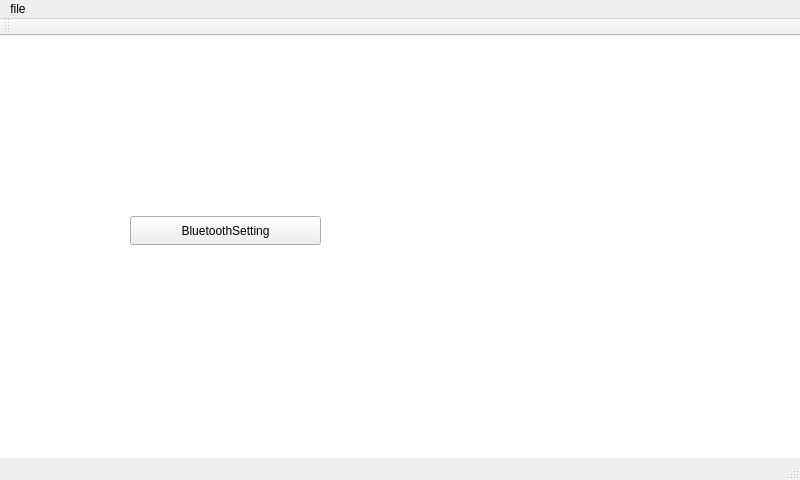
<?xml version="1.0" encoding="UTF-8"?>
<ui version="4.0">
 <class>MainWindow</class>
 <widget class="QMainWindow" name="MainWindow">
  <property name="geometry">
   <rect>
    <x>0</x>
    <y>0</y>
    <width>800</width>
    <height>480</height>
   </rect>
  </property>
  <property name="windowTitle">
   <string>MainWindow</string>
  </property>
  <widget class="QWidget" name="centralWidget">
   <widget class="QGraphicsView" name="graphicsView">
    <property name="geometry">
     <rect>
      <x>-25</x>
      <y>-9</y>
      <width>900</width>
      <height>700</height>
     </rect>
    </property>
   </widget>
   <widget class="QPushButton" name="pushButton_2">
    <property name="geometry">
     <rect>
      <x>130</x>
      <y>180</y>
      <width>191</width>
      <height>29</height>
     </rect>
    </property>
    <property name="text">
     <string>BluetoothSetting</string>
    </property>
   </widget>
  </widget>
  <widget class="QMenuBar" name="menuBar">
   <property name="geometry">
    <rect>
     <x>0</x>
     <y>0</y>
     <width>800</width>
     <height>26</height>
    </rect>
   </property>
   <widget class="QMenu" name="menuFile">
    <property name="title">
     <string>file</string>
    </property>
   </widget>
   <addaction name="menuFile"/>
  </widget>
  <widget class="QToolBar" name="mainToolBar">
   <attribute name="toolBarArea">
    <enum>TopToolBarArea</enum>
   </attribute>
   <attribute name="toolBarBreak">
    <bool>false</bool>
   </attribute>
  </widget>
  <widget class="QStatusBar" name="statusBar"/>
 </widget>
 <layoutdefault spacing="6" margin="11"/>
 <resources/>
 <connections/>
</ui>
